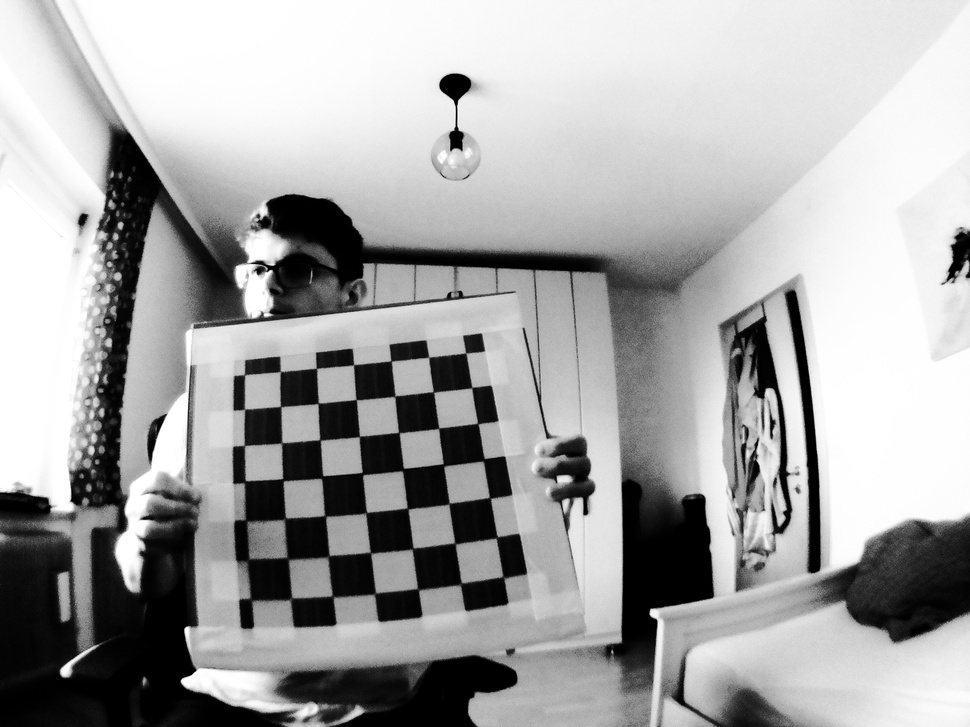
#> input picture Camera Calibration/Images/1.jpg, 970 x 727 px, shrunk from 2592 x 1944 before the run; its folder holds 4 pictures in this run
$ python camera_calibration.py
#> lines starting #> are read from the running program, lines starting #| are printed output that depends on the picture; long printed decimals are rounded
import os
import cv2
import numpy as np
import matplotlib.pyplot as plt

def processImage(img):
    if img is None:
        print("Image is None!")
        return None


    # parameters of the checkerboard
    square_size = 1.0

    pattern_size = (7, 7)
    pattern_points = np.zeros((np.prod(pattern_size), 3), np.float32)
    pattern_points[:, :2] = np.indices(pattern_size).T.reshape(-1, 2)
    pattern_points *= square_size

    found, corners = cv2.findChessboardCorners(img, pattern_size)
    if found: # refine corner with sub-pixel accuracy
        term = (cv2.TERM_CRITERIA_EPS + cv2.TERM_CRITERIA_COUNT, 30, 0.1)
        corners = cv2.cornerSubPix(img, corners, (5, 5), (-1, -1), term)

    if not found:
        print('chessboard not found')
        return None
    else:
        print('chessboard found')

    return (corners.reshape(-1, 2), pattern_points)

# process all images
img_names = os.listdir('./Images/')
for img in img_names:
    print(img)

images = [ cv2.imread('./Images/' + fn.__str__(),cv2.IMREAD_GRAYSCALE) for fn in img_names ]
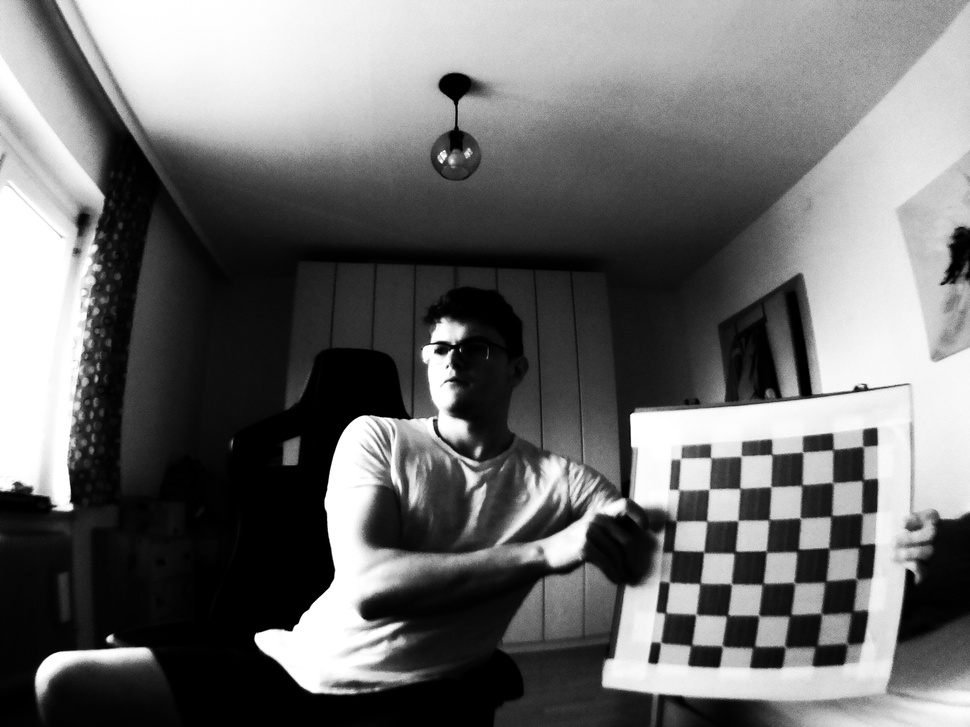
#> input picture Camera Calibration/Images/10.jpg, 970 x 727 px, shrunk from 2592 x 1944 before the run
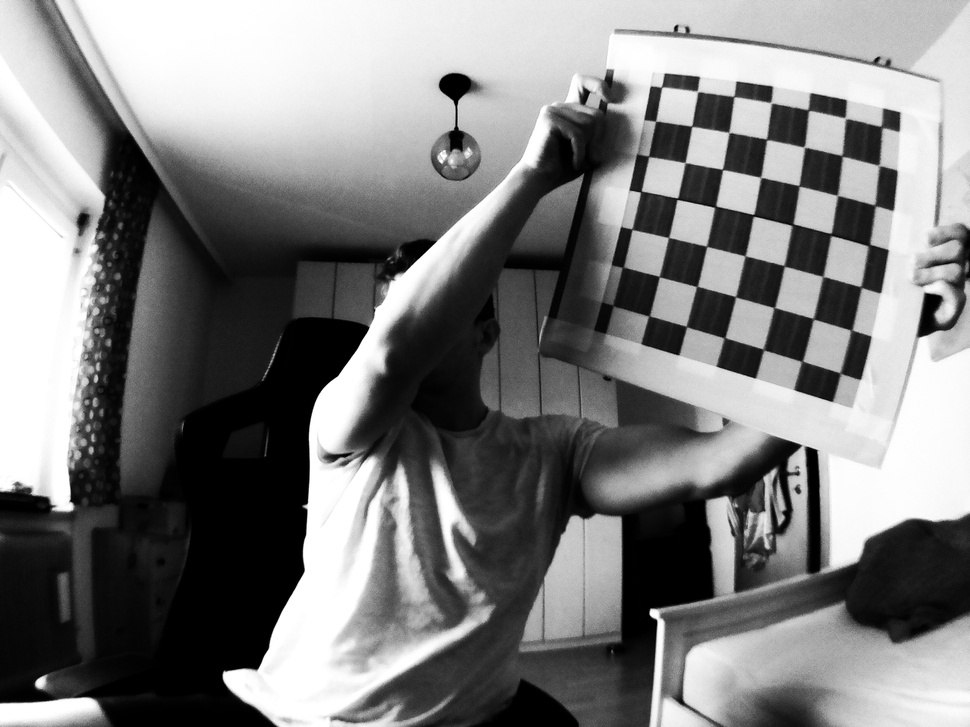
#> input picture Camera Calibration/Images/11.jpg, 970 x 727 px, shrunk from 2592 x 1944 before the run
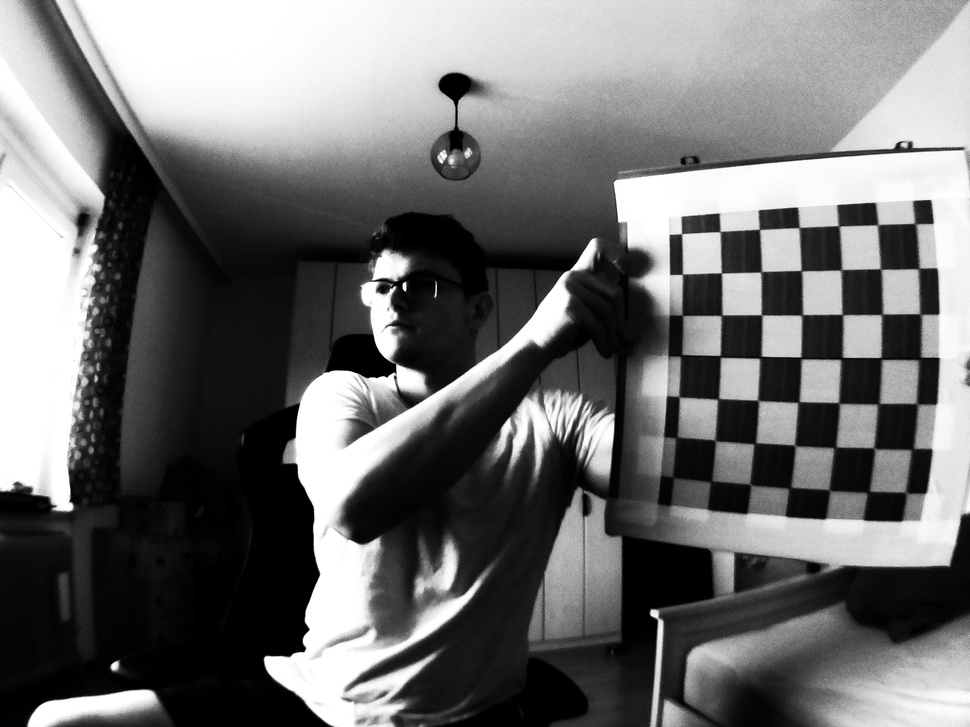
#> input picture Camera Calibration/Images/12.jpg, 970 x 727 px, shrunk from 2592 x 1944 before the run
#> images = 4 items
images = [ x for x in images if x is not None ] # filter empty images
h, w = images[0].shape[:2]
#> h = 727; w = 970

# find corners for all images
chessboards = [processImage( img ) for img in images] # process all images
#> in processImage, `found, corners = cv2.findChessboardCorners(img, pattern_size)`: found = True; corners = 49 rows, first 8: [466, 353.1], [472.4, 387], [477.1, 422.8], [483.9, 459.3], [490.3, 498], [497.3, 536.5], [503.5, 577.5], [429.3, 356.8]
#> in processImage, img is the input picture: shape (727, 970); min 0, max 255, mean 165.8
#> in processImage, `corners = cv2.cornerSubPix(img, corners, (5, 5), (-1, -1), term)`: corners = 49 rows, first 8: [465.8, 353], [471.8, 387.5], [477.7, 423.5], [483.8, 459.6], [489.9, 497.8], [496.8, 537.3], [503.3, 577.3], [428.7, 357.2]
#> in processImage (call 2), `pattern_points *= square_size`: pattern_points = 49 rows, first 8: [0, 0, 0], [1, 0, 0], [2, 0, 0], [3, 0, 0], [4, 0, 0], [5, 0, 0], [6, 0, 0], [0, 1, 0]
#> in processImage, img is the input picture: shape (727, 970); min 0, max 255, mean 110
#> in processImage (call 3), `found, corners = cv2.findChessboardCorners(img, pattern_size)`: found = True; corners = 49 rows, first 8: [661.7, 87.39], [697.2, 91.71], [733.6, 96.66], [770.6, 102.7], [808.2, 110.6], [844.4, 117.6], [880.4, 126.3], [655.5, 121.1]
#> in processImage, img is the input picture: shape (727, 970); min 0, max 255, mean 126.7
#> in processImage (call 3), `corners = cv2.cornerSubPix(img, corners, (5, 5), (-1, -1), term)`: corners = 49 rows, first 8: [661.5, 87.22], [697.4, 91.34], [733.8, 96.57], [771, 102.8], [808.3, 110.1], [845.3, 118.1], [881.5, 126.8], [655.7, 121.1]
#> in processImage (call 4), `found, corners = cv2.findChessboardCorners(img, pattern_size)`: corners = 49 rows, first 8: [915, 223], [919.7, 268.2], [920, 313.5], [920.2, 357.4], [916.1, 403.8], [912, 449.2], [906, 493], [876.3, 224.8]
#> in processImage, img is the input picture: shape (727, 970); min 0, max 255, mean 112.7
#> in processImage (call 4), `corners = cv2.cornerSubPix(img, corners, (5, 5), (-1, -1), term)`: corners = 49 rows, first 8: [915.1, 223.5], [918.6, 268.6], [920.2, 314.1], [920.3, 357.6], [916.7, 403.6], [912.5, 449.2], [906, 492.5], [877.6, 224.8]
#> chessboards = 4 items
chessboards = [x for x in chessboards if x is not None] # filter images that did not work!
#> chessboards = 3 items
img_points, obj_points = [],[]
for (corners, pattern_points) in chessboards:
    img_points.append(corners)
    obj_points.append(pattern_points)
#> this loop made 3 passes
#> after the loop, img_points = 3 point arrays, longest 49 points; obj_points = 3 items

# calculate camera distortion
rms, camera_matrix, dist_coefs, rvecs, tvecs = cv2.calibrateCamera(obj_points, img_points, (w, h), None, None)
#> rms = 2.07; camera_matrix = [[1218.7, 0, 455.8], [0, 1200.8, 294.1], [0, 0, 1]]; dist_coefs = [[-0.698, 3.36, 0.0429, 0.0462, -18.5]]; rvecs = ([-0.424, 0.404, 1.42], [0.0297, 0.621, 0.231], [0.408, 0.681, 1.53]); tvecs = ([0.341, 1.49, 30.85], [5.22, -5.54, 30], [10.16, -1.72, 25.52])

print("\nRMS:", rms)
#| RMS: 2.065
print("camera matrix:\n", camera_matrix)
#| camera matrix:
#|  [[1.21872914e+03 0.00000000e+00 4.55804632e+02]
#|  [0.00000000e+00 1.20081733e+03 2.94052063e+02]
#|  [0.00000000e+00 0.00000000e+00 1.00000000e+00]]
print("distortion coefficients: ", dist_coefs.ravel())
#| distortion coefficients:  [ -0.6984   3.358   0.04293   0.04619 -18.496]
